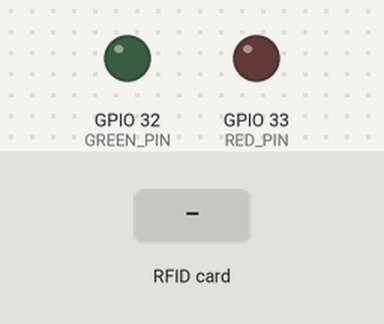
Bench run of a sketch on a simulated ESP32. On the bench: output pins drawn as LEDs (lit = HIGH). The test bench sets the inputs (shaded band). What the sketch prints to the serial monitor is not drawn.

Above: at 1.5 s.
1.6 s: RFID card A1 B2 C3 D4 held to the reader
At 2.6 s:
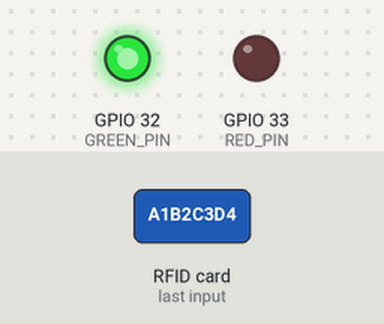
4.6 s: RFID card 5E 7A 19 C4 held to the reader
At 5.2 s:
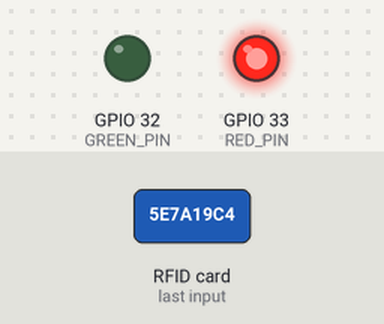
Timing chart, 0 to 7.6 s (numbered marks = the images above; inputs shaded):
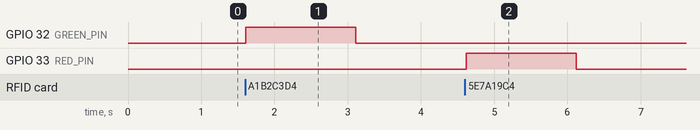

The sketch:

stage2_whitelist_led.ino
```cpp
/*
  阶段 2 — 白名单 + LED
  ------------------------------------------------------------
  在阶段1的基础上加两个 LED。刷到白名单里的卡 -> 绿灯亮 1.5 秒;
  刷到陌生卡 -> 红灯亮 1.5 秒。

  接线(在阶段1基础上新增):
    绿 LED  正极(经 220Ω 电阻) -> ESP32 GPIO32,负极 -> GND
    红 LED  正极(经 220Ω 电阻) -> ESP32 GPIO33,负极 -> GND

  *** 使用前:把下面 WHITELIST 里的 "a1b2c3d4" 换成你阶段1打印的卡号! ***
*/

#include <SPI.h>
#include <MFRC522.h>

#define SS_PIN 5
#define RST_PIN 27
#define GREEN_PIN 32
#define RED_PIN 33

MFRC522 rfid(SS_PIN, RST_PIN);

// 白名单:允许通过的卡号列表,必须是小写、每字节两位十六进制,
// 格式要和阶段1串口打印出来的一致(阶段1的 uidToString 函数)。
// 换成你阶段1打印的卡号
String WHITELIST[] = {"a1b2c3d4"};
const int WHITELIST_LEN = sizeof(WHITELIST) / sizeof(WHITELIST[0]);

// 与阶段1完全相同的格式化函数,保证比对时格式一致
String uidToString(MFRC522::Uid uid) {
  String s = "";
  for (byte i = 0; i < uid.size; i++) {
    if (uid.uidByte[i] < 0x10) s += "0";
    s += String(uid.uidByte[i], HEX);
  }
  s.toLowerCase();
  return s;
}

bool isAllowed(String uid) {
  for (int i = 0; i < WHITELIST_LEN; i++) {
    if (WHITELIST[i] == uid) return true;
  }
  return false;
}

void setup() {
  Serial.begin(115200);
  delay(300);

  SPI.begin(18, 19, 23, 5);   // SCK, MISO, MOSI, SS
  rfid.PCD_Init();

  pinMode(GREEN_PIN, OUTPUT);
  pinMode(RED_PIN, OUTPUT);
  digitalWrite(GREEN_PIN, LOW);
  digitalWrite(RED_PIN, LOW);

  Serial.println();
  Serial.println("=== 阶段2: 白名单 + LED ===");
  Serial.println("刷卡试试... 认识的卡绿灯,陌生卡红灯");
}

void loop() {
  if (!rfid.PICC_IsNewCardPresent() || !rfid.PICC_ReadCardSerial()) {
    return;
  }

  String uid = uidToString(rfid.uid);
  Serial.print("卡号: ");
  Serial.print(uid);

  if (isAllowed(uid)) {
    Serial.println(" -> 白名单内,绿灯亮");
    digitalWrite(GREEN_PIN, HIGH);
    delay(1500);
    digitalWrite(GREEN_PIN, LOW);
  } else {
    Serial.println(" -> 陌生卡,红灯亮");
    digitalWrite(RED_PIN, HIGH);
    delay(1500);
    digitalWrite(RED_PIN, LOW);
  }

  rfid.PICC_HaltA();
  rfid.PCD_StopCrypto1();

  delay(300);   // 简单防抖
}
```

Measured:
- after the input at 1.6 s, GPIO 32 (GREEN_PIN): LOW → HIGH at once, → LOW 1.5 s later
- after the input at 4.6 s, GPIO 33 (RED_PIN): LOW → HIGH at once, → LOW 1.5 s later
